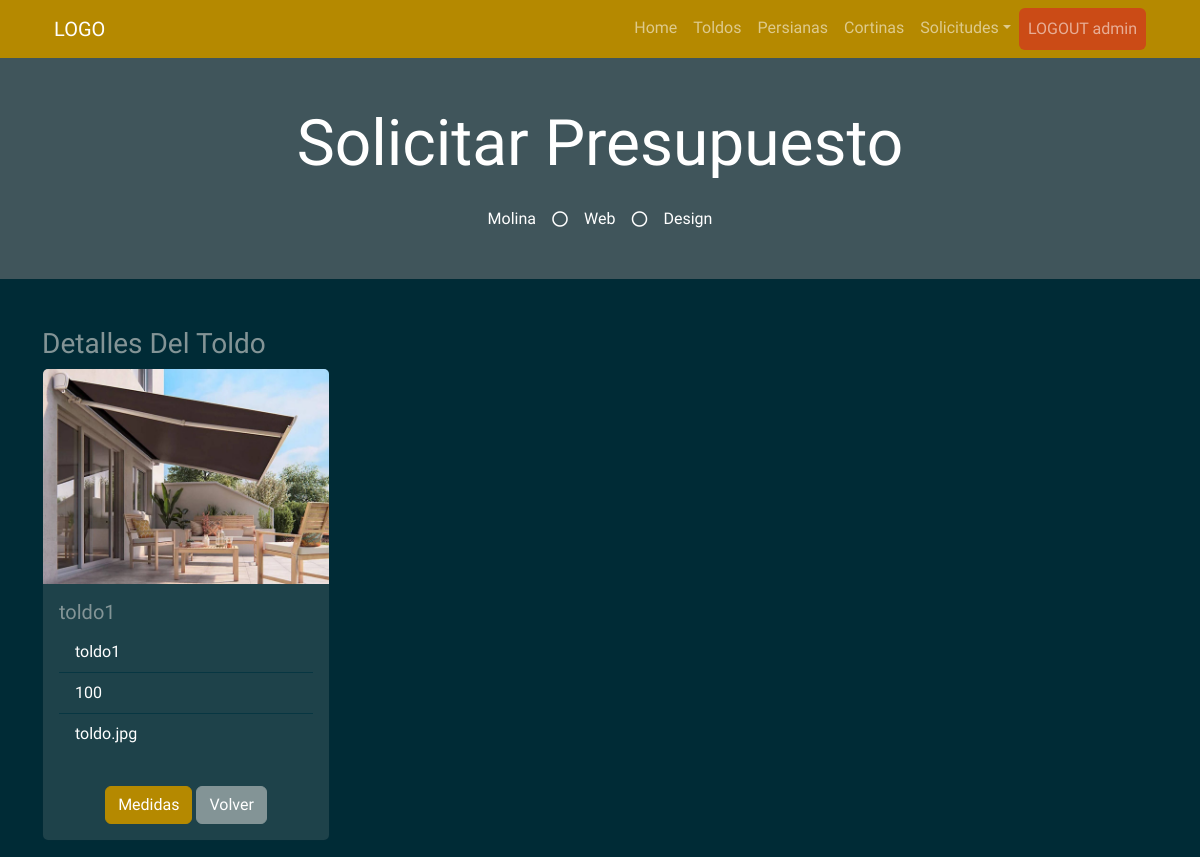
The app's page /details_toldo/1 (signed in) with its own data.
### myapp/models.py (models this page shows)
    class Toldo(db.Model):
        __tablename__ = "Toldo"  # Nombre de la tabla que se crea
        Toldo_id = db.Column("toldo_id", db.Integer, Sequence(
            'toldo_id_seq'),  primary_key=True)
        Modelo = db.Column(db.String(20))
        Tipo = db.Column(db.String(30))
        Dimensiones = db.Column(db.String(30))
        Imagen = db.Column(db.String(30))

### myapp/views.py (the view, shortened to what this page needs)
    @app.route("/details_toldo/<int:Toldo_id>", methods=["GET", "POST"])
    def details_toldo(Toldo_id: int):
        if request.method == "GET":
            read_toldo = db_access["read_toldo"]
            toldo = read_toldo(Toldo_id)
            usuario = session['usuario']
            usu = usuario
            return render_template("user/details_toldo.html", toldo=toldo, usu=usu)

### myapp/templates/user/details_toldo.html (shortened to what this page needs)
<!DOCTYPE html>
<html>
<head>
    <link href="https://cdn.jsdelivr.net/npm/bootstrap@5.1.3/dist/css/bootstrap.min.css" rel="stylesheet"
>
    <link rel="stylesheet" href="../static/style/bootstrap.min(8).css">
</head>
<body>
    {% include 'includes/navbar_user.html' %}
    <div class="jumbotron jumbotron-fluid bg-jumbotron" style=" background-color: rgba(128, 128, 128, 0.5);">
        <div class="container text-center py-5">
            <h3 class="text-white display-3 mb-4">Solicitar Presupuesto</h3>
            <div class="d-inline-flex align-items-center text-white">
                <p class="m-0">Molina</p>
                <i class="far fa-circle px-3"></i>
                <p class="m-0">Web</p>
                <i class="far fa-circle px-3"></i>
                <p class="m-0">Design</p>
            </div>
        </div>
    </div>
    <div class="container">
        <div class="row mt-5 ">
            <div class="col-4">
                <p class="list-group">
                <h3>Detalles Del Toldo</h3>
                <div class="card" style="width: 18rem;">
                    <img src="../static/style/img/{{toldo.Imagen}}" class="card-img-top" alt="...">
                    <div class="card-body">
                        <h5 class="card-title">
                            {{toldo.Modelo}}
                        </h5>
                        <ul class="list-group list-group-flush">
                            <li class="list-group-item">
                                {{toldo.Tipo}}
                            </li>
                            <li class="list-group-item">
                                {{toldo.Dimensiones}}
                            </li>
                            <li class="list-group-item">
                                {{toldo.Imagen}}
                            </li>
                        </ul>
                    </div>
                    <div class="card-body mx-auto">
                        <form method="POST">
                            <button type="button" class="btn btn-primary" data-bs-target="#form"
                                data-bs-toggle="collapse">Medidas</button>
                            <a class="btn btn-secondary" href="/toldo_user">Volver</a>
                        </form>
                    </div>
                </div>
                </p>
            </div>
        </div>
    </div>
</body>
</html>

### records on screen
Toldo: Imagen (picture), Modelo "toldo1", Tipo "toldo1", Dimensiones "100", Imagen "toldo.jpg"

### other values on screen
{{ usu }} "admin"
